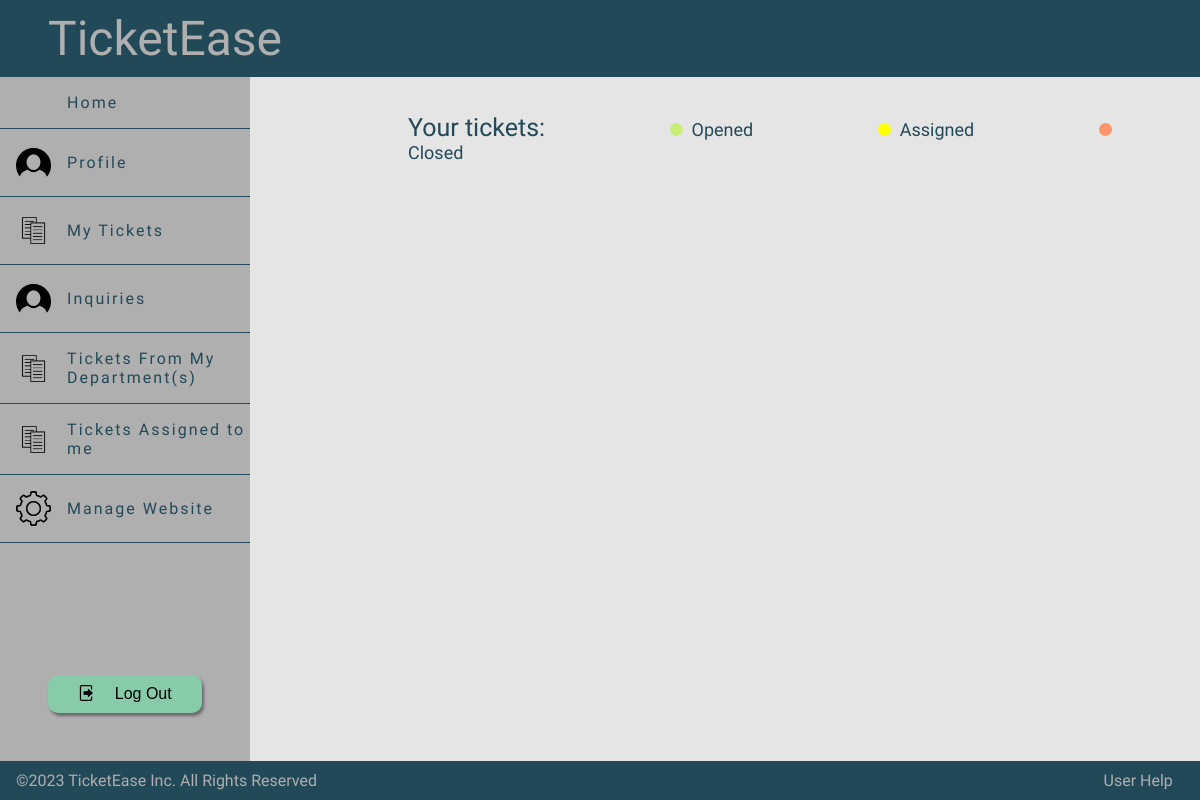
/pages/mytickets.php (signed in), run on an earlier commit of the app's database.
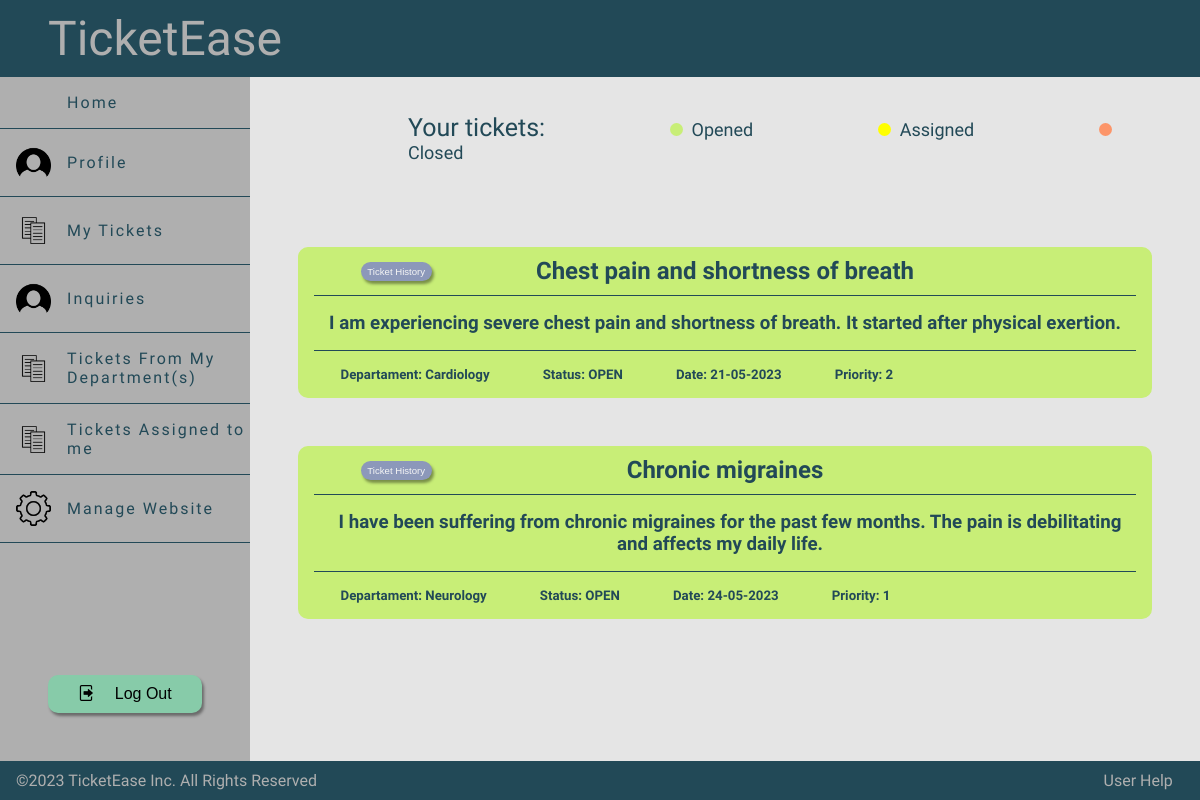
And on a later commit of the database.
### tables this page shows
CREATE TABLE Ticket(
                       idTicket INTEGER PRIMARY KEY AUTOINCREMENT,
                       title TEXT NOT NULL,
                       description TEXT NOT NULL,
                       priority INTEGER NOT NULL,
                       create_date DATE,
                       cria INTEGER REFERENCES User,
                       resolve INTEGER REFERENCES User,
                       idDepartment INTEGER REFERENCES Department,
                       CONSTRAINT CHECK_Ticket_createdate CHECK (create_date >= 2023-01-01)
);

CREATE TABLE Department(
                           idDepartment INTEGER PRIMARY KEY AUTOINCREMENT,
                           name TEXT NOT NULL,
                           description Text,
                           CONSTRAINT UNIQUE_Department_name UNIQUE (name)
);

### pages/mytickets.php (called while the page is built, shortened)
<?php
require_once(dirname(__DIR__).'/templates/common.tpt.php');
require_once(dirname(__DIR__).'/database/connection.php');
require_once(dirname(__DIR__).'/classes/ticket.class.php');
require_once(dirname(__DIR__).'/utils/session.php');
require_once(dirname(__DIR__) . '/templates/myTickets.tpl.php');
$session = new Session();
$db = getDatabaseConnection();
$tickets = Ticket::getTickets($db, $session->getId());
drawMyTicketPage($tickets, $db);
?>

### classes/ticket.class.php (called while the page is built, shortened)
<?php
  class Ticket {
    private ?int $idTicket;
    private string $title;
    private string $description;
    private int $priority;
    private string $createDate;
    private int $idDepartment;
    public function __construct(?int $idTicket, string $title, string $description, int $priority, string $createDate, int $cria, ?int $resolve, int $idDepartment) {
        $this->idTicket = $idTicket;
        $this->title = $title;
        $this->description = $description;
        $this->priority = $priority;
        $this->createDate = $createDate;
        $this->idDepartment = $idDepartment;
    }
    public function getIdTicket(): ?int {
        return $this->idTicket;
    }
    public function getTitle(): string {
        return $this->title;
    }
    public function getDescription(): string {
        return $this->description;
    }
    public function getPriority(): int {
        return $this->priority;
    }
    public function getCreateDate(): string {
        return $this->createDate;
    }
    public function getidDepartment(): int {
        return $this->idDepartment;
    }
    public static function getTickets(PDO $db, int $cria): array {
        $stmt = $db->prepare('SELECT * FROM Ticket WHERE cria = ?');
        $stmt->execute(array($cria));
        $tickets = array();
        while ($ticket = $stmt->fetch()) {
            $tickets[] = new Ticket(
                intval($ticket['idTicket']),
                $ticket['title'],
                $ticket['description'],
                intval($ticket['priority']),
                $ticket['create_date'],
                intval($ticket['cria']),
                intval($ticket['resolve']),
                intval($ticket['idDepartment'])
            );
        }
        return $tickets;
    }
    public function getTicketDepartmentName(PDO $db): string {
        $stmt = $db->prepare('SELECT name FROM Department WHERE idDepartment = ?');
        $stmt->execute(array($this->idDepartment));
        $department = $stmt->fetch();
        return $department['name'];
    }
    public function getLastTicketStatus(PDO $db): string {
        $stmt = $db->prepare('SELECT idStatus FROM Ticket_Status WHERE idTicket = ? ORDER BY ROWID DESC LIMIT 1');
        $stmt->execute(array($this->idTicket));
        $status = $stmt->fetch();
        if ($status) {
            $stmt = $db->prepare('SELECT stage FROM Status WHERE idStatus = ?');
            $stmt->execute(array($status['idStatus']));
            $statusName = $stmt->fetch();
            return $statusName['stage'];
        } else {
            return '';
        }
    }
}
?>

### utils/session.php (called while the page is built, shortened)
<?php
  class Session {
    public function getId() : ?int {
      return isset($_SESSION['id']) ? $_SESSION['id'] : null;
    }
  }
?>

### templates/myTickets.tpl.php (the view, shortened to what the changed rows need)
<?php function drawMyTicketPage(array $tickets, PDO $db) { ?>
    <section class ="ticketsPage">
        <section class="TicketOverflow">
            <?php foreach($tickets as $ticket) {
                drawSingleTicket($db,$ticket,1);
            }?>
        </section>
    </section>
<?php }
function drawSingleTicket($db,Ticket $ticket, int $entity){ ?>
    <?php
        $status = $ticket->getLastTicketStatus($db);
        $backgroundColor="";
        if($entity<=2) {
            switch ($status) {
                case "OPEN" :
                    $backgroundColor = "red";
                    break;
            }
        }
    ?>
    <div class="retangulo <?php echo $backgroundColor ?>" data-department = "<?php echo $ticket->getidDepartment()?>" data-status ="<?php echo $ticket->getLastTicketStatus($db)?>">
        <section class = "AssignTicket">
            <div>
                <form method="post" action="../pages/ticketChanges.php">
                    <button type="submit" name="Ticket" value="<?php echo $ticket->getIdTicket()?>">Ticket History</button>
                </form>
                <?php if(($entity===3 || $entity===1) && $ticket->getLastTicketStatus($db)!="OPEN") { ?>
                <form method="post" action="../actions/action_deleteInquiriesTicketResponded.php">
                    <input type="hidden" name="csrf" value="<?=$_SESSION['csrf']?>">
                    <button type="submit" name="Ticket" value="<?php echo $ticket->getIdTicket()?>"> Messages </button>
                </form>
                <?php } ?>
            </div>
            <h2 class="ticketText"><?=$ticket->getTitle()?></h2>
        </section>
        <section>
            <h3 class="ticketDescription"><?=$ticket->getDescription()?></h3>
        </section>
        <section>
            <article>
                <h5>Departament: <?=$ticket->getTicketDepartmentName($db)?></h5>
                <h5>Status: <?=$status?></h5>
                <h5 data-date="<?php echo $ticket->getCreateDate()?>">Date: <?=$ticket->getCreateDate()?></h5>
                <h5 data-priority = "<?php echo $ticket->getPriority()?>">Priority: <?=$ticket->getPriority()?></h5>
            </article>
        </section>
    </div>
<?php }

What changed in the data, as far as the page shows it:
now on this page (row edited): ticket: $ticket->getIdTicket() 1 (drawn), title "Chest pain and shortness of breath", description "I am experiencing severe chest pain and shortness of breath. It started after physical exertion.", idDepartment.name "Cardiology", status "OPEN", create_date "21-05-2023", priority "2"
added ticket: $ticket->getIdTicket() 41 (drawn), title "Chronic migraines", description "I have been suffering from chronic migraines for the past few months. The pain is debilitating and affects my daily life.", idDepartment.name "Neurology", status "OPEN", create_date "24-05-2023", priority "1"
